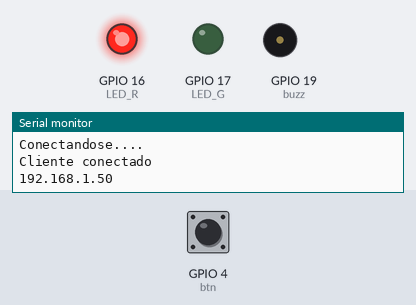
Bench run of a sketch on a simulated ESP32. Parts: output pins drawn as LEDs (lit = HIGH), buzzer (waves = sounding), the last lines printed to the serial monitor. The inputs (shaded band) are chosen by the test bench; at power-on: GPIO 4 (btn) HIGH. WiFi joins after 1.5 s; servers stay silent unless stated.

Above: at 3.2 s.
3.3 s: GPIO 4 (btn) pulled LOW for 0.15 s
At 4.4 s:
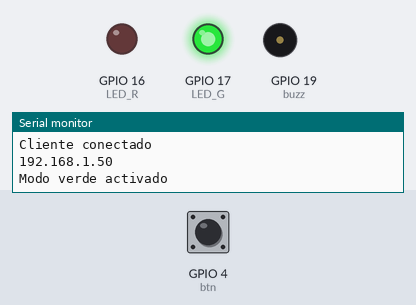
4.9 s: GPIO 4 (btn) pulled LOW for 1 s
At 5.1 s:
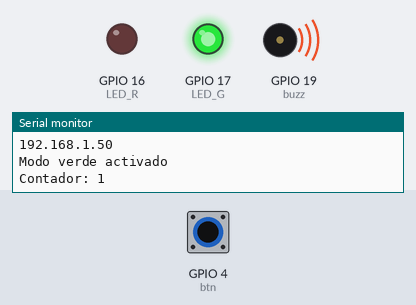
Timing chart, 0 to 7.9 s (numbered marks = the images above; inputs shaded):
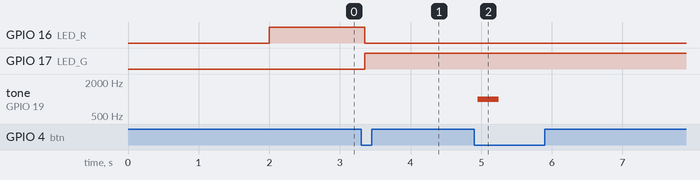

Measured:
- after the input at 3.3 s, GPIO 16 (LED_R): HIGH → LOW after 0.05 s; GPIO 17 (LED_G): LOW → HIGH after 0.05 s
- after the input at 4.9 s, tone on GPIO 19 (buzz): silent → 1000 Hz after 0.05 s, → silent 0.30 s later

The sketch:

Practica2.ino
```cpp
#include<WiFi.h>
const char* ssid= "informatica7";
const char* password="Info_@@7";
WiFiServer serve(12345);
WiFiClient cliente;

#define LED_R 16
#define LED_G 17
#define buzz 19
#define btn 4
bool bandera = false;
int contador =0;
bool estadoAnterior = HIGH;


void setup() {
  pinMode(btn,INPUT_PULLUP);
  pinMode(LED_R, OUTPUT);
  pinMode(LED_G, OUTPUT);
  pinMode(buzz,OUTPUT);
   Serial.begin(115200);
   WiFi.begin(ssid,password);//poner esto cuando es wifi
  while(WiFi.status() != WL_CONNECTED){
    delay(1000);
    Serial.println("Conectandose....");
  }
  Serial.println("Cliente conectado");
  Serial.println(WiFi.localIP());//para que de la IP
  digitalWrite(LED_R,HIGH);
  digitalWrite(LED_G,LOW);

}

void loop() {
  if(!cliente || cliente.connected()){
    cliente = serve.available();
  }

  int estadoActual = digitalRead(btn);

  if (estadoAnterior == HIGH && estadoActual == LOW) {
    delay(50); // antirrebote

    if (!bandera) {
      // Primera pulsación: cambiar a verde
      bandera = true;
      digitalWrite(LED_R, LOW);
      digitalWrite(LED_G, HIGH);
      contador = 0;
      Serial.println("Modo verde activado");
    }
    else {
      // Ya está en verde: contar pulsos
      contador++;
      Serial.print("Contador: ");
      Serial.println(contador);

      tone(buzz, 1000);
      delay(300);
      noTone(buzz);

      // Enviar contador a Processing si hay cliente
      if (cliente && cliente.connected()) {
        cliente.println(contador);
        Serial.println("Dato enviado a Processing: " + String(contador));
      }

      // Si llega a 5, reiniciar
      if (contador >= 5) {
        bandera = false;
        contador = 0;
        digitalWrite(LED_R, HIGH);
        digitalWrite(LED_G, LOW);
        Serial.println("Ciclo completo, regreso a rojo");
      }
    }
  }

  estadoAnterior = estadoActual;


}
```
